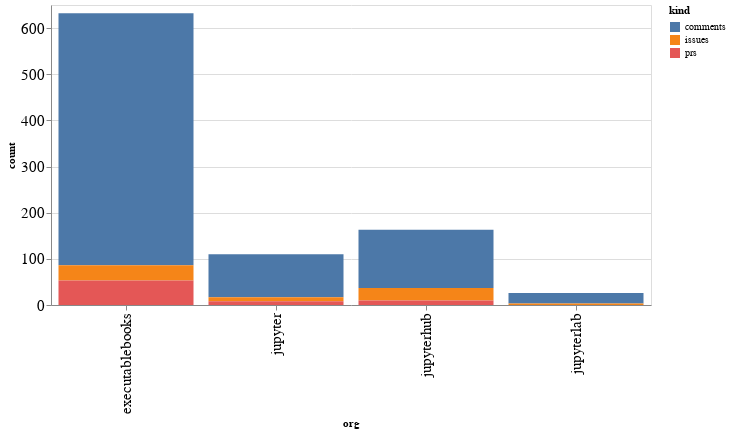

The cell this chart's notebook holds for it:
### Code cell
alt.Chart(org_summaries, width=600).mark_bar().encode(
    x='org',
    y='count',
    color='kind',
    tooltip="org"
)

### Figure 1 — Vega-Lite specification as saved in the notebook (floating-point values rounded to 4 significant figures)
{"config": {"axisLeft": {"labelFontSize": 15}, "axisBottom": {"labelFontSize": 15}}, "data": {"name": "data-300731786e120073b06bb522dcf17b08"}, "mark": "bar", "encoding": {"color": {"type": "nominal", "field": "kind"}, "tooltip": {"type": "nominal", "field": "org"}, "x": {"type": "nominal", "field": "org"}, "y": {"type": "quantitative", "field": "count"}}, "width": 600, "$schema": "https://vega.github.io/schema/vega-lite/v4.8.1.json", "datasets": {"data-300731786e120073b06bb522dcf17b08": [{"org": "executablebooks", "kind": "comments", "count": 546}, {"org": "executablebooks", "kind": "issues", "count": 33}, {"org": "executablebooks", "kind": "prs", "count": 53}, {"org": "jupyter", "kind": "comments", "count": 93}, {"org": "jupyter", "kind": "issues", "count": 9}, {"org": "jupyter", "kind": "prs", "count": 8}, {"org": "jupyterhub", "kind": "comments", "count": 126}, {"org": "jupyterhub", "kind": "issues", "count": 27}, {"org": "jupyterhub", "kind": "prs", "count": 10}, {"org": "jupyterlab", "kind": "comments", "count": 23}, {"org": "jupyterlab", "kind": "issues", "count": 3}]}}
